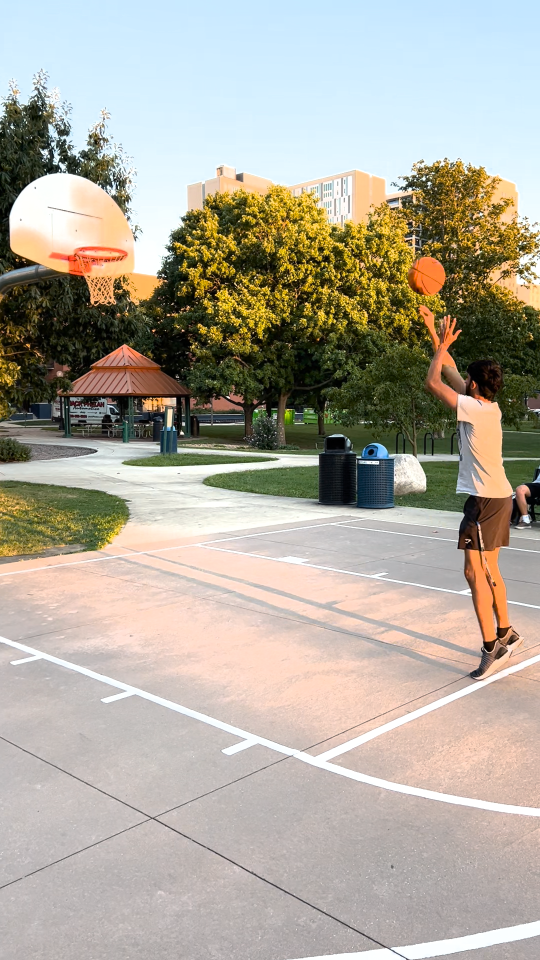
#> input picture frame 8 of archive/angle.mov, 1080 x 1920 px (shown at 1/2 size)
$ python test_3d_reconstruction.py
#> lines starting #> are read from the running program, lines starting #| are printed output that depends on the picture; after the words box and inside, x2 and y2 are one past the last pixel; in counts of white or black regions, pixels touching at a corner belong together; pictures that were not available may be replaced by others from this repository, and a replacement may not be noted
from collections import deque

import cv2 as cv
import numpy as np
import imutils
import matplotlib.pyplot as plt

centers = {"side": [], "front": []}
rads = {"side": [], "front": []}
frames = {"side": [], "front": []}

def brightness_contrast(img, brightness=200, contrast=100):
    brightness = int((brightness - 0) * (255 - (-255)) / (510 - 0) + (-255))
    contrast = int((contrast - 0) * (127 - (-127)) / (254 - 0) + (-127))

    if brightness != 0:
        if brightness > 0:
            shadow = brightness
            max = 255
        else:
            shadow = 0
            max = 255 + brightness
        al_pha = (max - shadow) / 255
        ga_mma = shadow
        # The function addWeighted calculates
        # the weighted sum of two arrays
        cal = cv.addWeighted(img, al_pha,
                             img, 0, ga_mma)
    else:
        cal = img
    if contrast != 0:
        Alpha = float(131 * (contrast + 127)) / (127 * (131 - contrast))
        Gamma = 127 * (1 - Alpha)
        # The function addWeighted calculates
        # the weighted sum of two arrays
        cal = cv.addWeighted(cal, Alpha,
                             cal, 0, Gamma)
    # putText renders the specified text string in the image.
    cv.putText(cal, 'B:{},C:{}'.format(brightness,
                                       contrast), (10, 30),
               cv.FONT_HERSHEY_SIMPLEX, 1, (0, 0, 255), 2)
    return cal

def apply_orange(img):
    mask = brightness_contrast(img)
    orange_space = [(0, 120, 98), (54, 255, 255)]
    # mask = cv.erode(mask, None, iterations=4)
    # mask = cv.dilate(mask, None, iterations=4)

    return cv.inRange(mask, orange_space[0], orange_space[1])

def find_circle(frame, mask, label):
    # find contours in the mask and initialize the current
    # (x, y) center of the ball
    cnts = cv.findContours(mask.copy(), cv.RETR_EXTERNAL,
                            cv.CHAIN_APPROX_SIMPLE)
    cnts = imutils.grab_contours(cnts)
    center = None
    # only proceed if at least one contour was found
    if len(cnts) > 0:
        # find the largest contour in the mask, then use
        # it to compute the minimum enclosing circle and
        # centroid
        c = max(cnts, key=cv.contourArea)
        ((x, y), radius) = cv.minEnclosingCircle(c)
        M = cv.moments(c)
        center = (int(M["m10"] / M["m00"]), int(M["m01"] / M["m00"]))
        # only proceed if the radius meets a minimum size
        # if radius > 10:
        #     # draw the circle and centroid on the frame,
        #     # then update the list of tracked points
        #     cv.circle(frame, (int(x), int(y)), int(radius),
        #                (0, 255, 255), 2)
        #     cv.circle(frame, center, 5, (0, 0, 255), -1)
    # update the points queue
    centers[label].append(center)
    rads[label].append(radius)

def trim_data(label):
    average = np.average(rads[label])
    for r in rads[label]:
        if abs((r - average)/average) > .2:
            i = rads[label].index(r)
            rads[label].pop(i)
            centers[label].pop(i)


def fit_curve(label, width, height):
    cs = centers[label]
    xs = []
    ys = []

    for c in cs:
        xs.append(c[0])
        ys.append(c[1])
    model = np.polyfit(xs, ys, 2)

    def apply_poly(x):
        return int(model[0]*pow(x,2)+ model[1]*x + model[2])

    out = []

    for i in range(0, int(width), 10):
        j = apply_poly(i)
        if j < height:
            out.append([i,j])

    return np.asarray(out)

def draw_parabola(frame, model, color):
    for point in model:
        x = point[0]
        y = point[1]
        cv.circle(frame, (x,y), 10, color, -1)
    return frame

def main():
    side = cv.VideoCapture('angle.mov')
    front = cv.VideoCapture('front.mov')
    while side.isOpened() and front.isOpened():
        s_ret, s_frame = side.read()
#> s_frame is the input picture: shape (1920, 1080, 3); mean B, G, R 156.4, 169.3, 175.4
        f_ret, f_frame = front.read()
        if not (s_ret or f_ret):
            print("Can't receive frame (stream end?)")
            break
        if s_frame is None or f_frame is None:
            break

        s_frame = cv.GaussianBlur(s_frame, (11, 11), 0)
        f_frame = cv.GaussianBlur(f_frame, (11, 11), 0)


        s_hsv = cv.cvtColor(s_frame, cv.COLOR_BGR2HSV)
#> s_hsv: shape (1920, 1080, 3); mean H, S, V 38.5, 62.5, 184.4
        f_hsv= cv.cvtColor(f_frame, cv.COLOR_BGR2HSV)

        s_orange = apply_orange(s_hsv)
#> in brightness_contrast, `cal = cv.addWeighted(img, al_pha, img, 0, ga_mma)`: cal: shape (1920, 1080, 3); mean H, S, V 30.2, 49, 144.6
#> in brightness_contrast, `cal = cv.addWeighted(cal, Alpha, cal, 0, Gamma)`: cal: shape (1920, 1080, 3); mean H, S, V 63.8, 76.1, 138.6
#> in brightness_contrast, `cv.putText(cal, 'B:{},C:{}'.format(brightness, contrast), (10, 30), cv..`: cal: shape (1920, 1080, 3); mean H, S, V 63.7, 76.1, 138.6
#> in apply_orange, `return cv.inRange(mask, orange_space[0], orange_space[1])`:
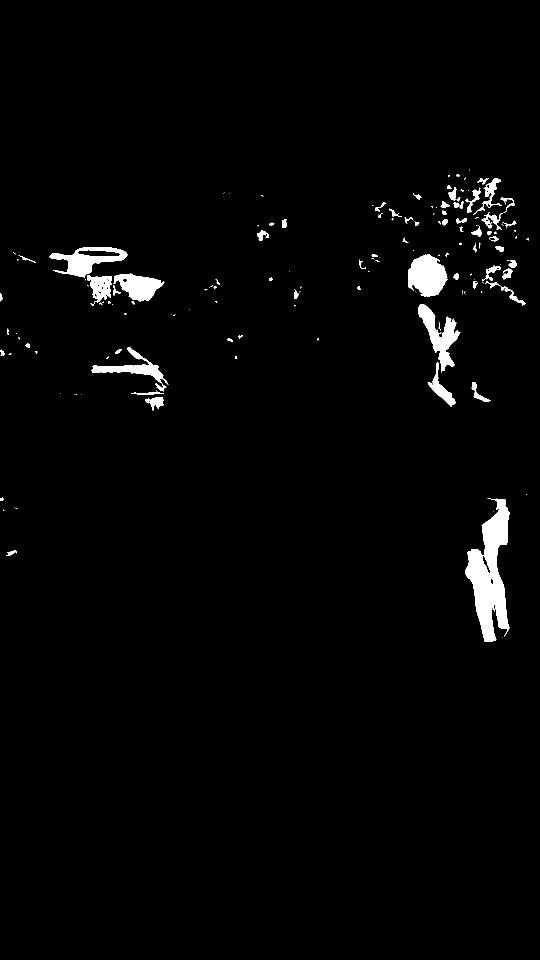
#> returned value: shape (1920, 1080) (shown at 1/2 size); 2.1% white; 167 white regions (98 under 20 px)
        f_orange = apply_orange(f_hsv)

        find_circle(f_frame, f_orange, "front")
#> in find_circle, `cnts = cv.findContours(mask.copy(), cv.RETR_EXTERNAL, cv.CHAIN_APPROX_..`: cnts = 167 contours, 106 with area under 20; largest, box (x1, y1, x2, y2) and area: (931, 997, 1019, 1284) 12688, (816, 509, 895, 593) 4664, (99, 494, 255, 556) 4528, (836, 609, 921, 745) 3940, (227, 547, 329, 603) 3174
#> in find_circle, `c = max(cnts, key=cv.contourArea)`: c = contour of 405 points, box (x1, y1, x2, y2) (931, 997, 1019, 1284), area 12688
#> in find_circle, `((x, y), radius) = cv.minEnclosingCircle(c)`: x = 987.8; y = 1140.2; radius = 143.8
#> in find_circle, `M = cv.moments(c)`: M = moments, m00 12687.5, centre m10/m00, m01/m00 = (979.7, 1146.3)
#> in find_circle, `center = (int(M["m10"] / M["m00"]), int(M["m01"] / M["m00"]))`: center = (979, 1146)
        find_circle(s_frame, s_orange, "side")

    side.release()
    front.release()
    cv.destroyAllWindows()

    side = cv.VideoCapture('angle.mov')
    front = cv.VideoCapture('front.mov')

    width = int(side.get(cv.CAP_PROP_FRAME_WIDTH))  # float `width`
    height = int(side.get(cv.CAP_PROP_FRAME_HEIGHT))

    trim_data("front")
    trim_data("side")

    f_model = fit_curve("front", width, height)
    s_model = fit_curve("side", width, height)

    # poly_linspace = np.linspace(100, width, height)

    while side.isOpened() and front.isOpened():
        s_ret, s_frame = side.read()
        f_ret, f_frame = front.read()

        if not (s_ret or f_ret):
            print("Can't receive frame (stream end?)")
            break
        if s_frame is None or f_frame is None:
            break

        red = [255,0,0]
        f_result = draw_parabola(f_frame, f_model, red)

        cv.imshow("front frame", f_result)
        cv.waitKey(3000)


if __name__ == "__main__":
    main()

$ run again, starting later in the video
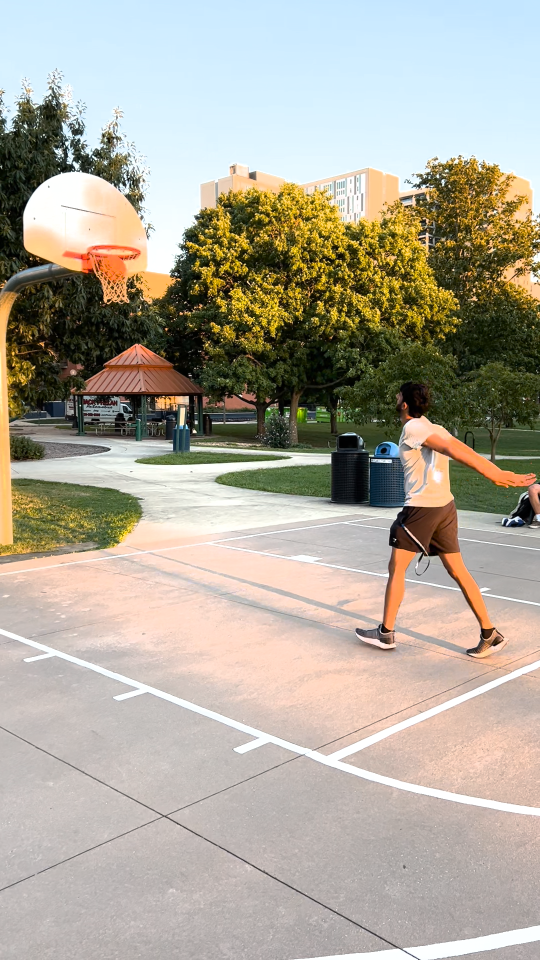
#> input picture frame 36 of archive/angle.mov, 1080 x 1920 px (shown at 1/2 size)
#> in main, s_frame is the input picture: shape (1920, 1080, 3); mean B, G, R 153.9, 167.9, 174.4
#> s_hsv: shape (1920, 1080, 3); mean H, S, V 36.5, 64.2, 182.9
#> in apply_orange, `return cv.inRange(mask, orange_space[0], orange_space[1])`:
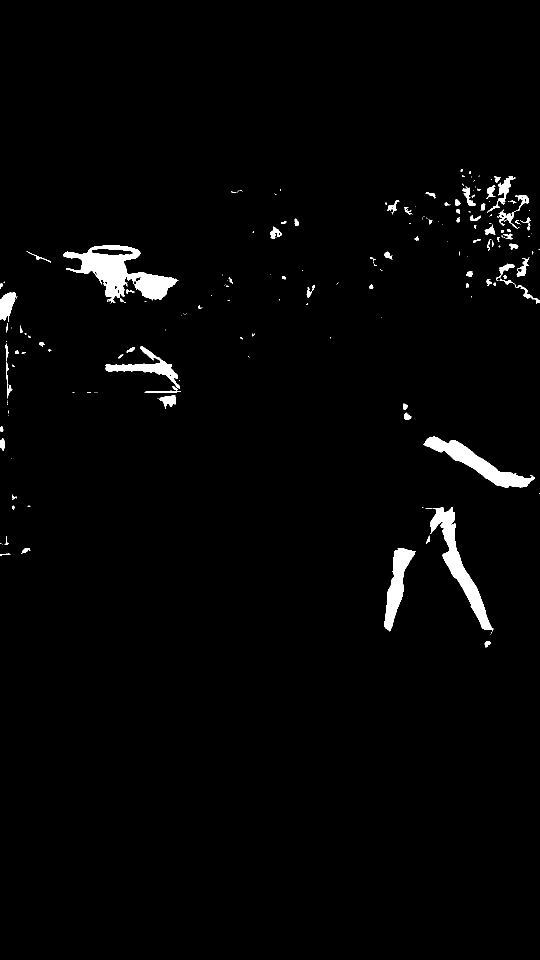
#> returned value: shape (1920, 1080) (shown at 1/2 size); 1.9% white; 197 white regions (117 under 20 px)
#> cnts = 197 contours, 129 with area under 20; largest, box (x1, y1, x2, y2) and area: (126, 490, 357, 607) 10732, (860, 1014, 987, 1263) 6395, (847, 873, 1069, 976) 5771, (768, 1096, 832, 1263) 3972, (210, 693, 360, 777) 2573
#> c = contour of 418 points, box (x1, y1, x2, y2) (126, 490, 357, 607), area 10732
#> x = 241; y = 535; radius = 117.9
#> M = moments, m00 10732.5, centre m10/m00, m01/m00 = (240.7, 542.8)
#> center = (240, 542)

$ run again, starting later in the video
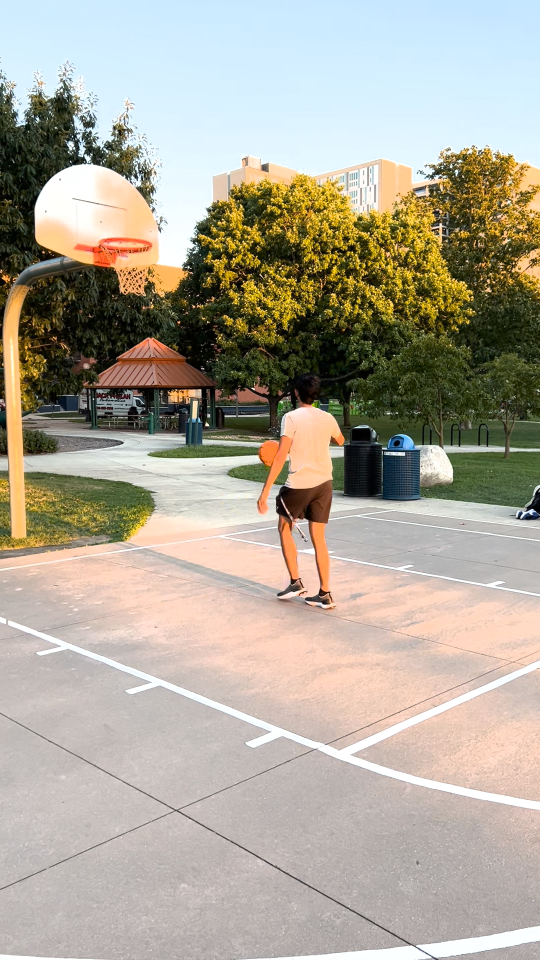
#> input picture frame 64 of archive/angle.mov, 1080 x 1920 px (shown at 1/2 size)
#> in main, s_frame is the input picture: shape (1920, 1080, 3); mean B, G, R 152.8, 167.2, 173.8
#> s_hsv: shape (1920, 1080, 3); mean H, S, V 35.2, 64.3, 181.9
#> in apply_orange, `return cv.inRange(mask, orange_space[0], orange_space[1])`:
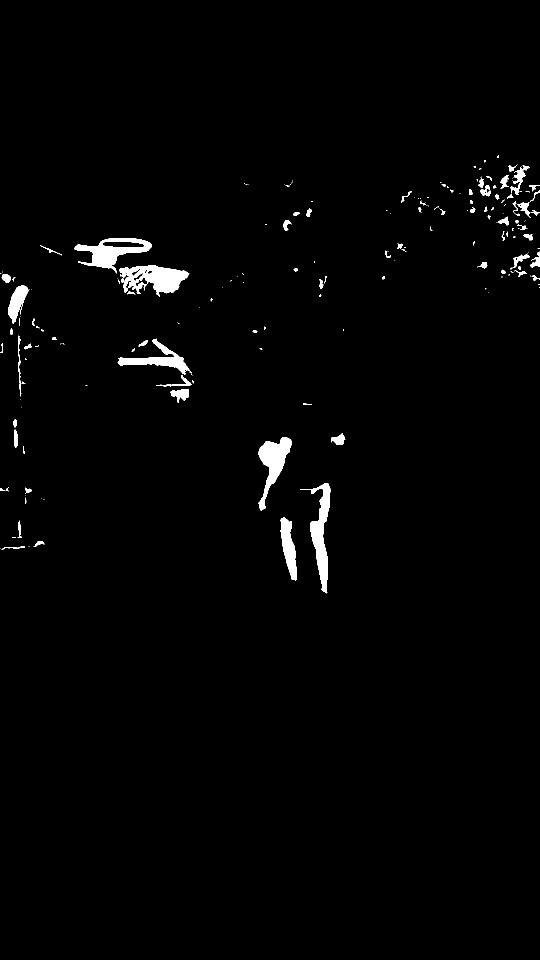
#> returned value: shape (1920, 1080) (shown at 1/2 size); 1.6% white; 192 white regions (111 under 20 px)
#> cnts = 192 contours, 128 with area under 20; largest, box (x1, y1, x2, y2) and area: (239, 530, 379, 593) 5008, (149, 476, 304, 547) 4656, (600, 966, 661, 1187) 3960, (516, 874, 583, 1021) 3750, (235, 677, 380, 749) 2552
#> c = contour of 265 points, box (x1, y1, x2, y2) (239, 530, 379, 593), area 5008
#> x = 308.2; y = 547.6; radius = 69.83
#> M = moments, m00 5008.5, centre m10/m00, m01/m00 = (307.2, 555.9)
#> center = (307, 555)
